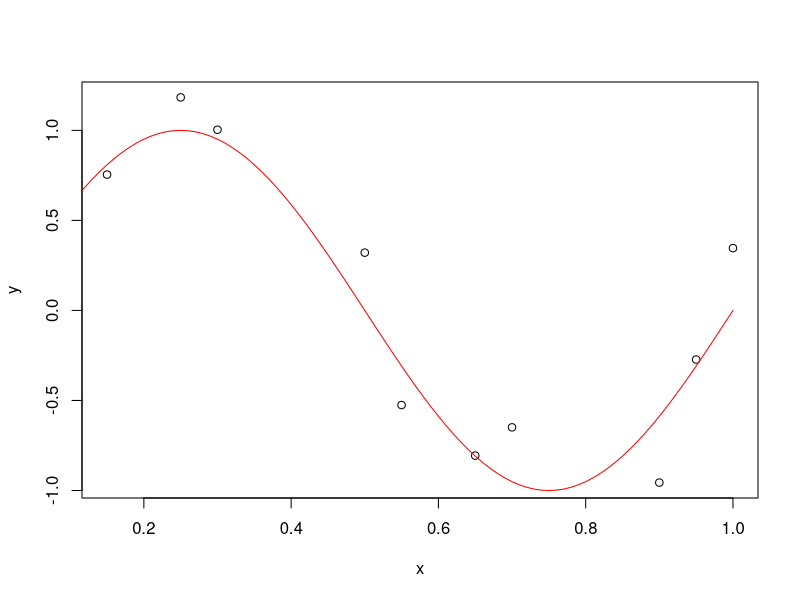
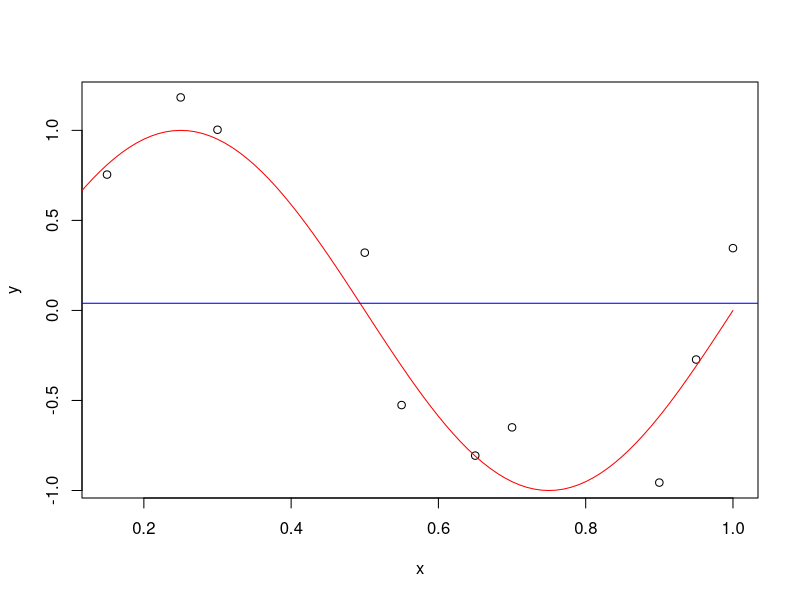
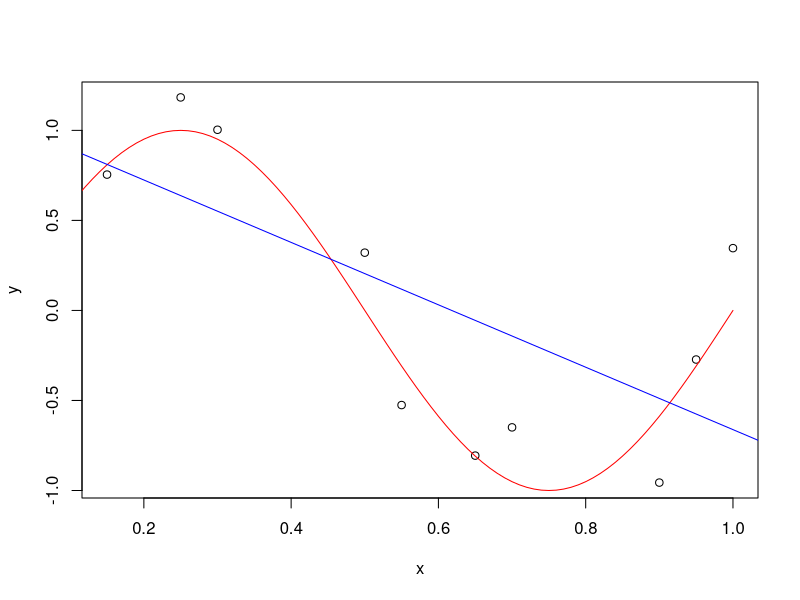
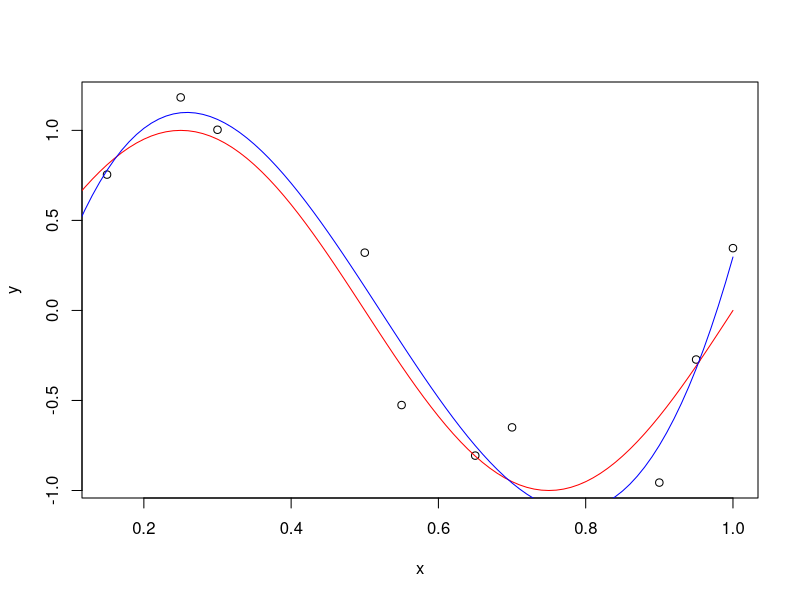
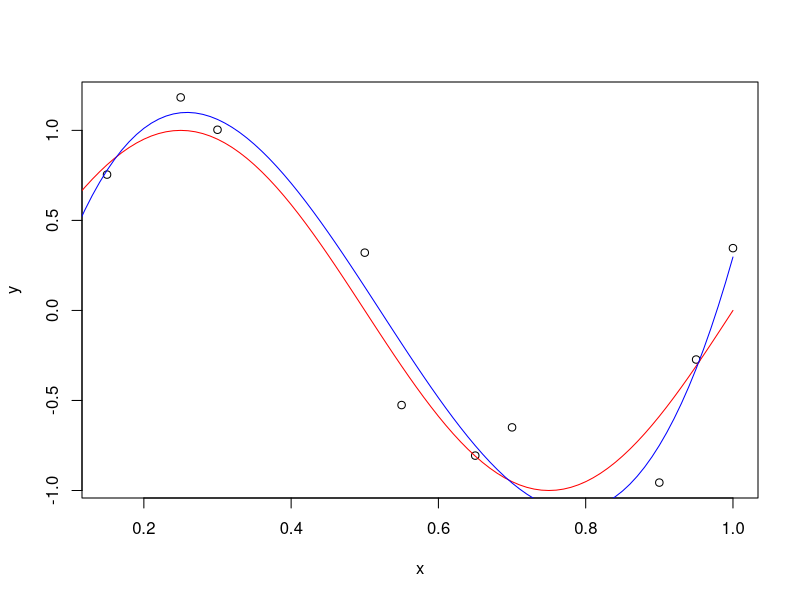

Here is the R script that generated these plots, in order:
## ---- chunk 1
knitr::opts_chunk$set(echo = FALSE)
## ---- chunk 2
head(mtcars)
## ---- chunk 3
y <- as.vector(mtcars[,1]) 
X <- as.matrix(mtcars[,2:4])
## ---- chunk 4
X <- cbind(1,X)
## ---- chunk 5
beta <- solve(t(X) %*% X) %*% t(X) %*% y
## ---- chunk 6
result <- lm(mpg ~ cyl + disp + hp, data=mtcars) 
result$coefficients
library(tibble) 
set.seed(2021)
## ---- chunk 7
x <- sample(seq(0,1,by=0.05), 10) 
## ---- chunk 8
y <- sin(2* pi * x) + rnorm(length(x), sd=0.2)
## ---- chunk 9
mydata <- tibble(x = x, y = y) 
mydata
## ---- chunk 10
x2 <- seq(0, 1, by = 0.01) 
y2 <- sin(2 * pi * x2) 
plot(x, y) 
points(x2, y2, type="l", col = "red")
## ---- chunk 11
x2 <- seq(0, 1, by = 0.01) 
y2 <- sin(2 * pi * x2) 
plot(x,y) 
points(x2, y2, type="l", col = "red") 
abline(h = mean(y), col = "blue")
## ---- chunk 12
x2 <- seq(0, 1, by = 0.01) 
y2 <- sin(2 * pi * x2) 
result <- lm(y~x, data = mydata) 
plot(x, y) 
points(x2, y2, type="l", col = "red") 
abline(result, col="blue")
## ---- chunk 13
x2 <- seq(0, 1, by = 0.01) 
y2 <- sin(2* pi * x2)
result <- lm(y ~ poly(x, 3), data = mydata)
plot(x, y) 
points(x2, y2, type ="l", col = "red") 
y3 <- predict(result, newdata = tibble(x = x2)) 
points(x2, y3, type="l", col="blue")
## ---- chunk 14
X <- cbind(1, x, x^2, x^3) 
beta <- solve(t(X) %*% X) %*% t(X) %*% y
## ---- chunk 15
beta <- as.vector(beta) 
x3 <- seq(0, 1, by=0.01)

y_hat <- beta[1] + x3 * beta[2] + x3^2 * beta[3] + x3^3 * beta[4]
plot(x,y) 
points(x2, y2, type = "l", col = "red") 
points(x3, y_hat, type = "l", col = "blue")
